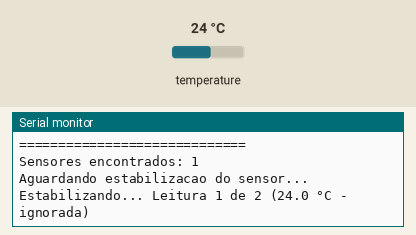
The sketch below on a simulated Arduino Uno, built with avr-gcc and run on an emulated ATmega328P. On the bench: the last lines printed to the serial monitor. The test bench sets the inputs (shaded band); at power-on: temperature 24 °C.

Above: at 1.2 s.
1.3 s: temperature set to 12 °C
At 7.5 s:
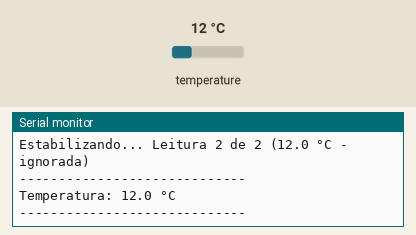
7.9 s: temperature set to 19 °C
At 10.3 s:
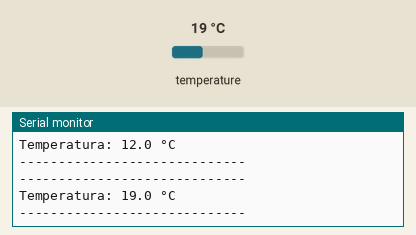

The sketch:

arduino_sensor.ino
```cpp
#include <OneWire.h>
#include <DallasTemperature.h>

// Define o pino de dados do sensor
#define ONE_WIRE_BUS 2  // Pino digital 2 do Arduino UNO

// Configura a comunicação OneWire
OneWire oneWire(ONE_WIRE_BUS);
DallasTemperature sensors(&oneWire);

// Contador de leituras
int contadorLeituras = 0;

void setup() {
  // Inicia a comunicação serial
  Serial.begin(9600);
  Serial.println("=============================");
  Serial.println("  Teste Sensor DS18B20");
  Serial.println("=============================");
  Serial.println();

  // Inicia o sensor
  sensors.begin();

  // Verifica quantos sensores foram encontrados
  int numSensores = sensors.getDeviceCount();
  Serial.print("Sensores encontrados: ");
  Serial.println(numSensores);
  Serial.println();

  if (numSensores == 0) {
    Serial.println("ERRO: Nenhum sensor encontrado!");
    Serial.println("Verifique as conexoes:");
    Serial.println("- GND do sensor -> GND do Arduino");
    Serial.println("- VCC do sensor -> 5V do Arduino");
    Serial.println("- DQ do sensor -> Pino 2 do Arduino");
    Serial.println("- Resistor 4.7k entre DQ e VCC");
    Serial.println();
    while(1); // Para a execução
  }

  Serial.println("Aguardando estabilizacao do sensor...");
  Serial.println();
}

void loop() {
  // Solicita a leitura da temperatura
  sensors.requestTemperatures();

  // Lê a temperatura em Celsius
  float temperatureC = sensors.getTempCByIndex(0);

  // Ignora as duas primeiras leituras
  if (contadorLeituras < 2) {
    Serial.print("Estabilizando... Leitura ");
    Serial.print(contadorLeituras + 1);
    Serial.print(" de 2");
    Serial.print(" (");
    Serial.print(temperatureC, 1);
    Serial.println(" °C - ignorada)");

    contadorLeituras++;
    delay(2000);
    return; // Pula o resto do código
  }

  // Verifica se a leitura é válida
  if (temperatureC != DEVICE_DISCONNECTED_C) {
    Serial.println("-----------------------------");
    Serial.print("Temperatura: ");
    Serial.print(temperatureC, 1);
    Serial.println(" °C");
    Serial.println("-----------------------------");
  } else {
    Serial.println("ERRO: Falha na leitura do sensor!");
  }

  // Aguarda 2 segundos antes da próxima leitura
  delay(2000);
}
```

Measured:
- after the input at 1.3 s, the serial monitor: prints a new line after 2.3 s (image 1)
- after the input at 7.9 s, the serial monitor: prints a new line after 1.3 s (image 2)
